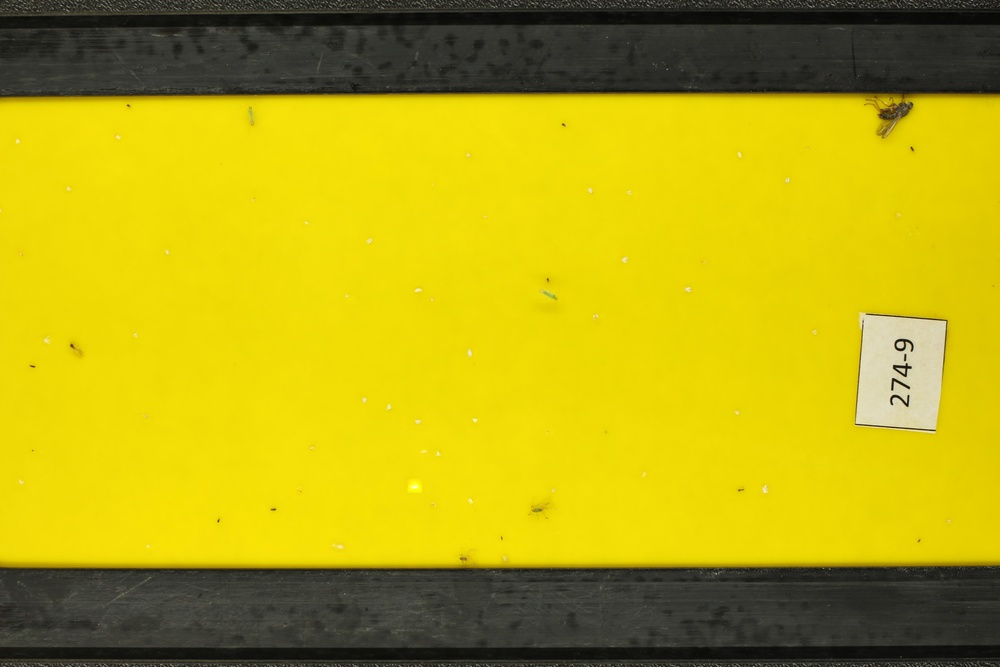
#> input picture aug_img/61000.jpg, 1000 x 667 px, shrunk from 5184 x 3456 before the run
$ python -i blending.py   (imports and definitions only)
#> lines starting #> are read from the running program, lines starting #| are printed output that depends on the picture; after the words box and inside, x2 and y2 are one past the last pixel; in counts of white or black regions, pixels touching at a corner belong together
#> further down, picture is the input picture: shape (667, 1000, 3); mean B, G, R 17, 166.9, 181.2
import numpy as np
import cv2
import scipy.sparse.linalg
import scipy.sparse
import matplotlib.pyplot as plt

# [152 lines left out: functions create_mask, get_gradient_sum, get_mixed_gradient_sum, poisson_blend, not called in this run]

def generate_mask(image):
    gray_image = cv2.cvtColor(image, cv2.COLOR_BGR2GRAY)
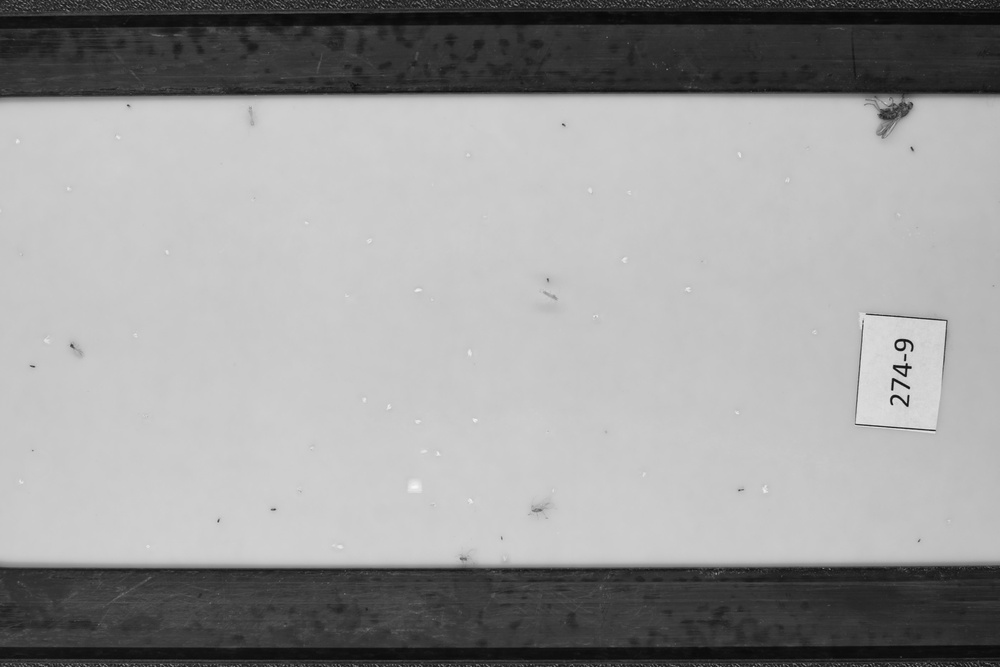
#> gray_image: shape (667, 1000); min 5, max 246, mean 154.1

    cv2.getGaussianKernel(9,9)
    blur= cv2.GaussianBlur(gray_image,(5,5),0)

    kernel=np.ones((5,5),np.float32)/25
    averaged= cv2.filter2D(blur,-1,kernel)

    _, thresh = cv2.threshold(averaged,0,255,cv2.THRESH_BINARY_INV+cv2.THRESH_OTSU)
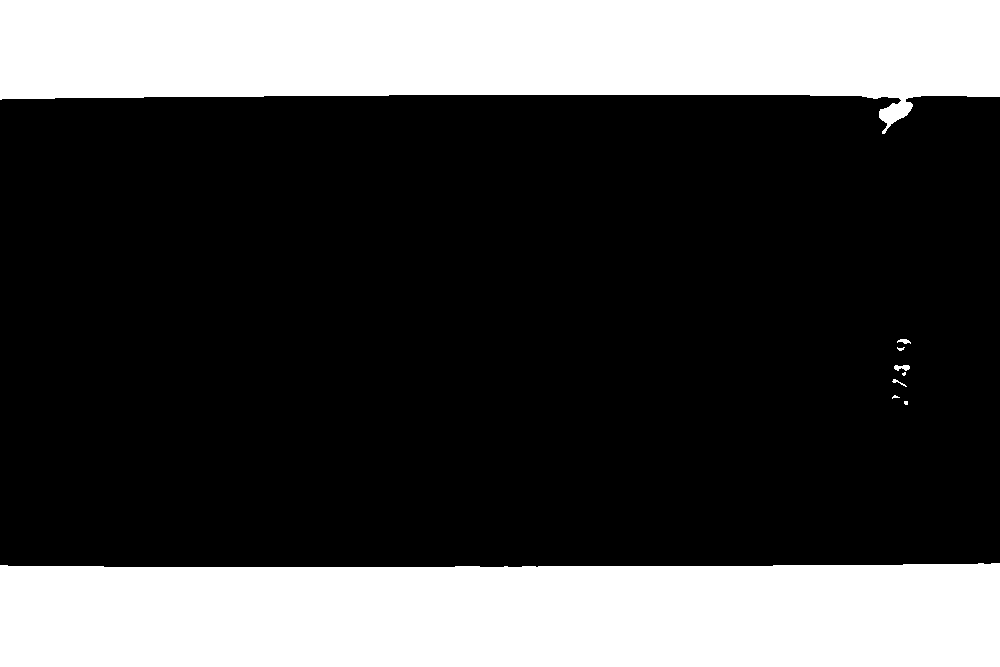
#> thresh: shape (667, 1000); 29.7% white; 9 white regions (4 under 20 px), largest, box (x1, y1, x2, y2) and area: (0, 563, 1000, 667) 100956, (0, 0, 1000, 134) 96734, (894, 365, 910, 371) 69, (897, 339, 911, 344) 44, (892, 379, 907, 387) 33

    kernel = np.ones((3,3),np.uint8)
    opening = cv2.morphologyEx(thresh,cv2.MORPH_OPEN,kernel, iterations = 2)
#> opening: shape (667, 1000); 29.6% white; 3 white regions, box (x1, y1, x2, y2) and area: (0, 563, 1000, 667) 100952, (0, 0, 1000, 124) 96690, (904, 365, 909, 370) 25

    mask = np.ones(opening.shape)
    mask = cv2.bitwise_not(opening, mask)

    return mask

# [15 lines left out: function blend, not called in this run]

>>> import cv2
>>> picture = cv2.imread('aug_img/61000.jpg')
>>> result = generate_mask(picture)

$ run again, on aug_img/61004.jpg
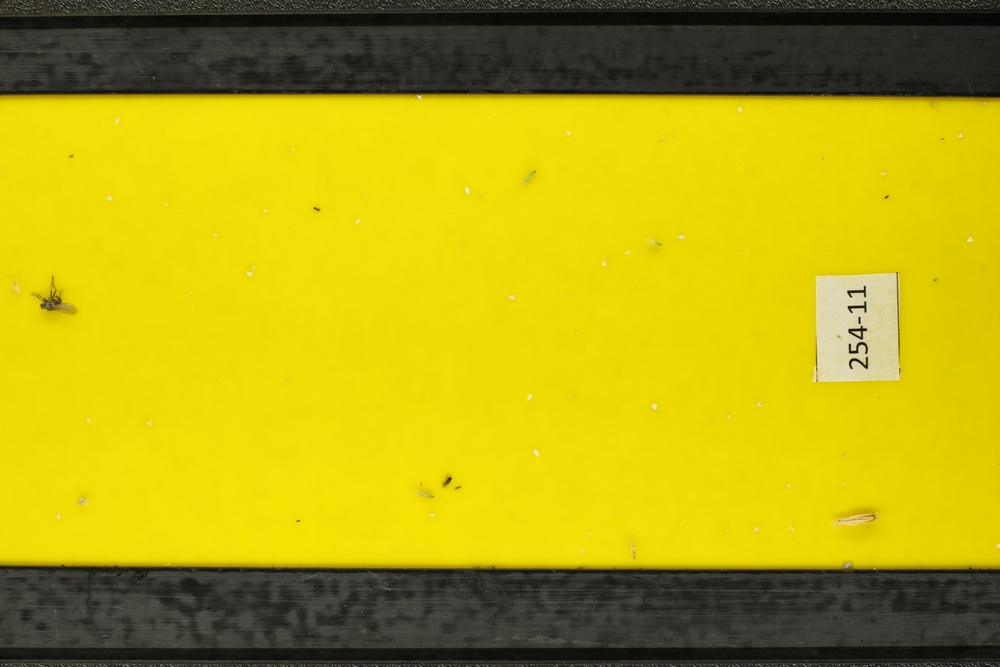
#> input picture aug_img/61004.jpg, 1000 x 667 px, shrunk from 5184 x 3456 before the run
#> picture is the input picture: shape (667, 1000, 3); mean B, G, R 16.4, 166.4, 180.1
#> in generate_mask, `gray_image = cv2.cvtColor(image, cv2.COLOR_BGR2GRAY)`:
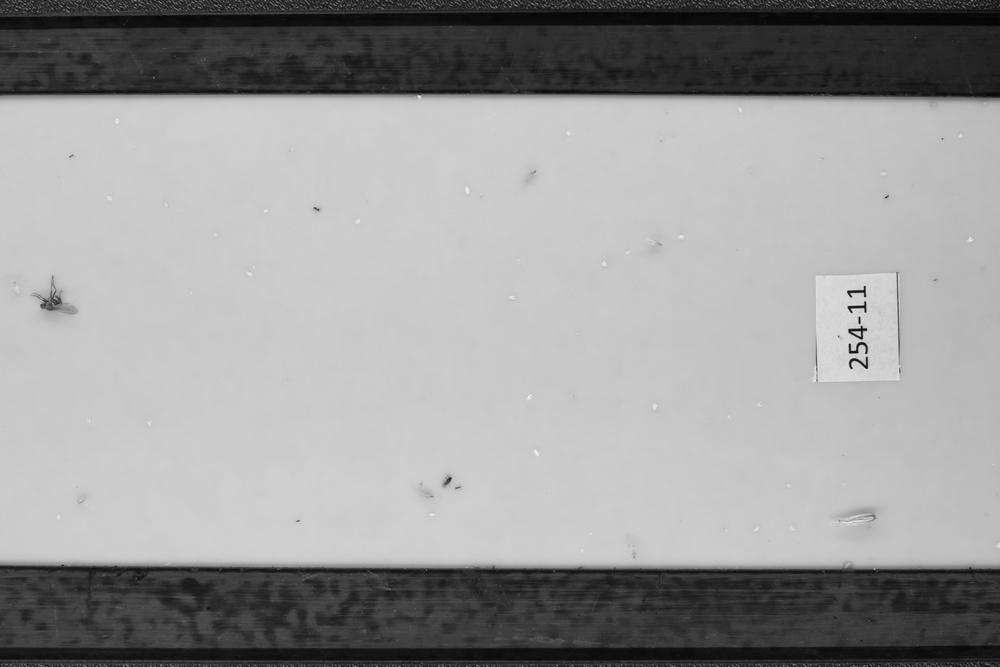
#> gray_image: shape (667, 1000); min 3, max 243, mean 153.4
#> in generate_mask, `_, thresh = cv2.threshold(averaged,0,255,cv2.THRESH_BINARY_INV+cv2.THR..`:
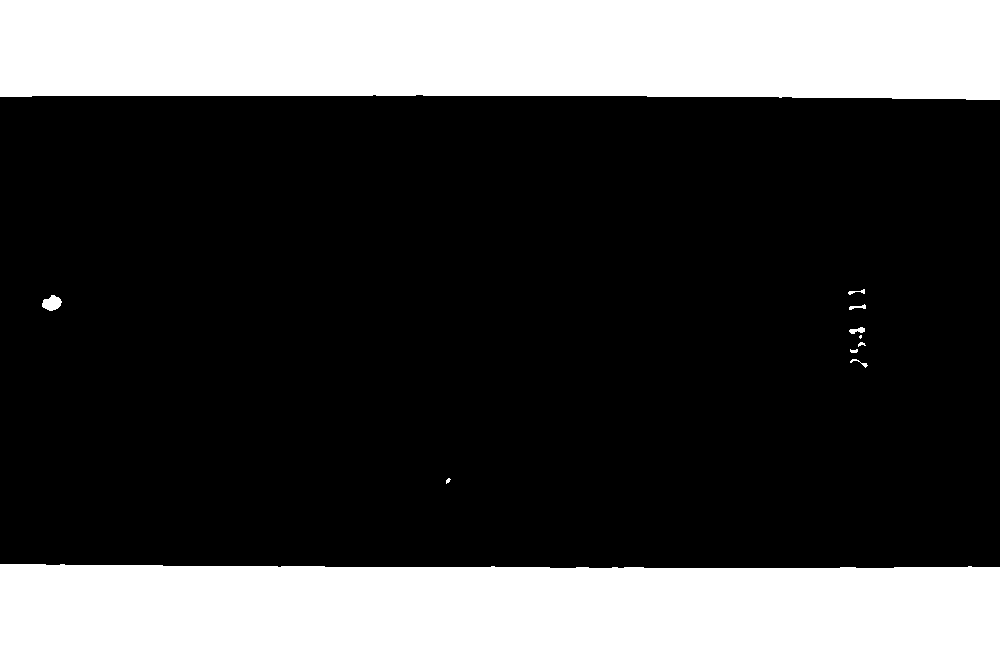
#> thresh: shape (667, 1000); 29.6% white; 11 white regions (2 under 20 px), largest, box (x1, y1, x2, y2) and area: (0, 564, 1000, 667) 100255, (0, 0, 1000, 100) 96728, (42, 295, 62, 311) 219
#> opening: shape (667, 1000); 29.6% white; 3 white regions, box (x1, y1, x2, y2) and area: (0, 564, 1000, 667) 100247, (0, 0, 1000, 100) 96725, (43, 296, 61, 310) 205
